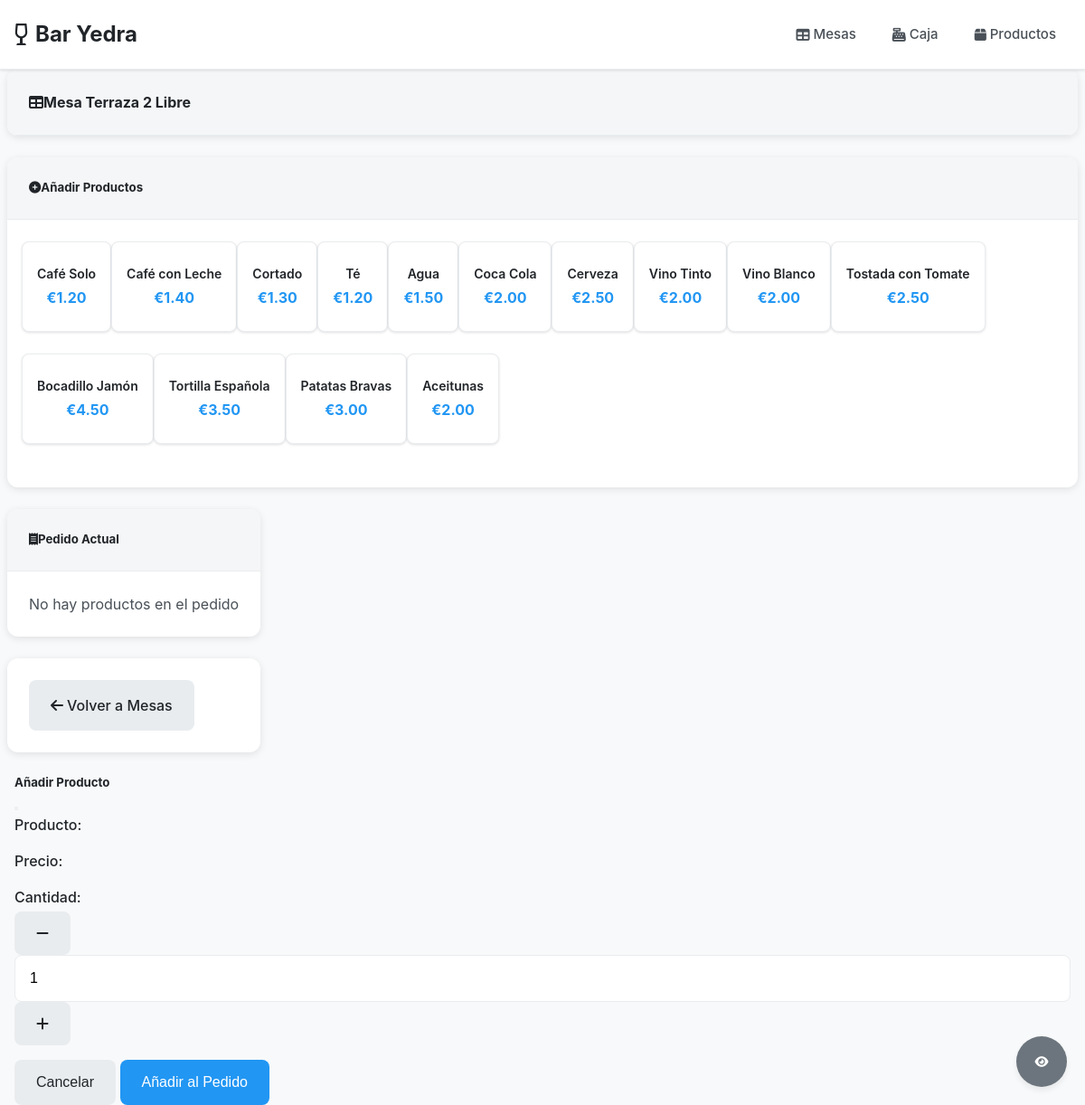
/mesa/2, run on an earlier commit of the app's database.
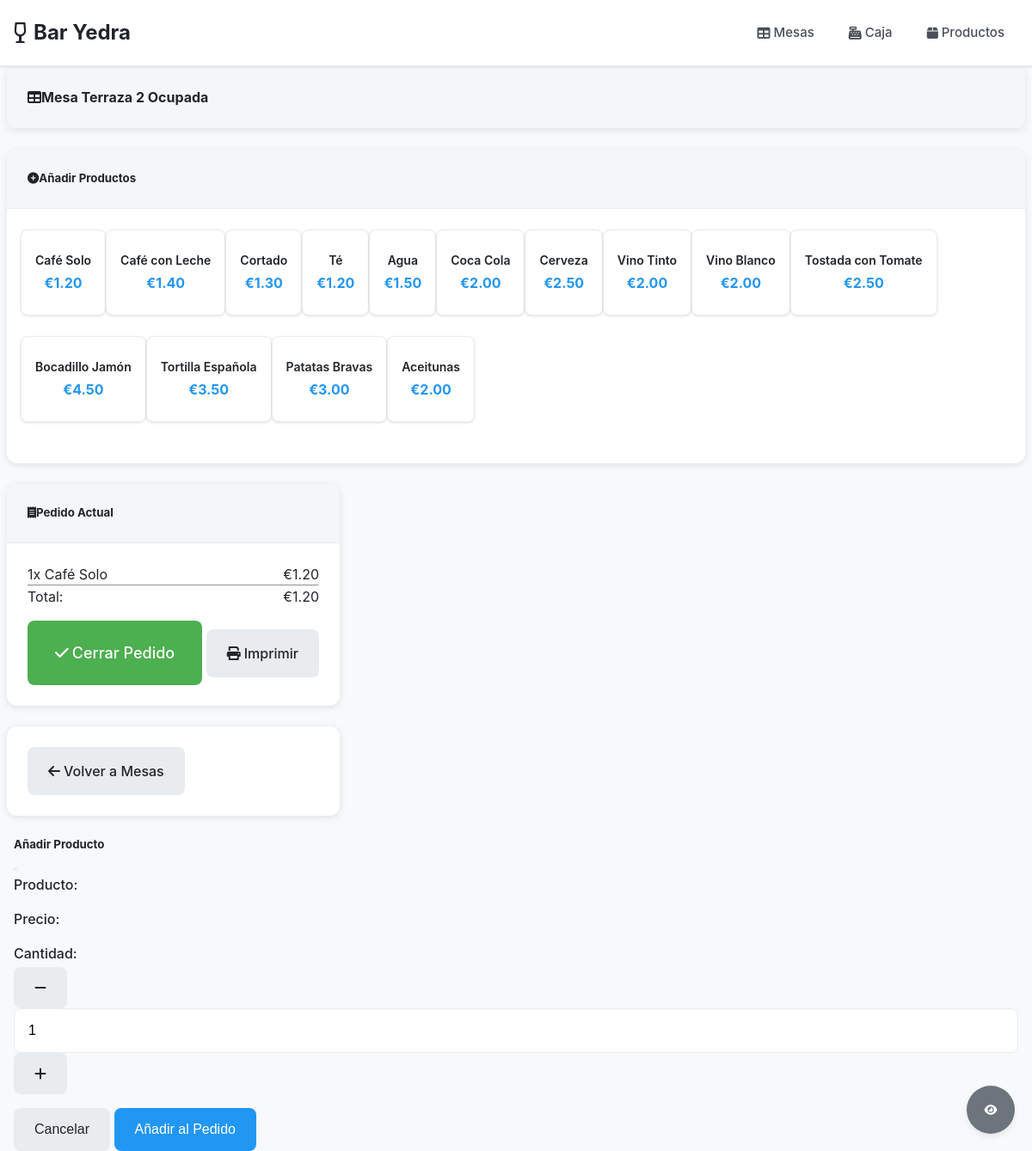
And on a later commit of the database.
### models.py (models this page shows, shortened)
class Mesa(db.Model):
    id = db.Column(db.Integer, primary_key=True)
    numero = db.Column(db.Integer, nullable=False)
    zona = db.Column(db.String(50), nullable=False)  # Terraza, Sala, Barra
    estado = db.Column(db.String(20), default='libre')  # libre, ocupada, pagada
    pedidos = db.relationship('Pedido', backref='mesa', lazy=True)

class Producto(db.Model):
    id = db.Column(db.Integer, primary_key=True)
    nombre = db.Column(db.String(100), nullable=False)
    precio = db.Column(db.Numeric(10, 2), nullable=False)
    activo = db.Column(db.Boolean, default=True)

class Pedido(db.Model):
    id = db.Column(db.Integer, primary_key=True)
    mesa_id = db.Column(db.Integer, db.ForeignKey('mesa.id'), nullable=False)
    productos = db.Column(db.Text)  # JSON string with products and quantities
    total = db.Column(db.Numeric(10, 2), default=0.00)
    fecha_creacion = db.Column(db.DateTime, default=datetime.utcnow)
    fecha_pago = db.Column(db.DateTime)
    forma_pago = db.Column(db.String(20))  # efectivo, tarjeta
    estado = db.Column(db.String(20), default='abierto')  # abierto, cerrado, pagado
    tickets = db.relationship('Ticket', backref='pedido', lazy=True)

### app.py (the view)
@app.route('/mesa/<int:mesa_id>')
def table_detail(mesa_id):
    mesa = Mesa.query.get_or_404(mesa_id)
    productos = Producto.query.all()
    pedido_actual = Pedido.query.filter_by(mesa_id=mesa_id, estado='abierto').first()
    return render_template('table_detail.html',
                         mesa=mesa,
                         productos=productos,
                         pedido_actual=pedido_actual)

### app.py (called while the page is built)
@app.template_filter('from_json')
def from_json_filter(value):
    if value:
        try:
            return json.loads(value)
        except (json.JSONDecodeError, TypeError):
            return []
    return []

### templates/table_detail.html (shortened to what this page needs)
{% extends "layout.html" %}
{% block content %}
<div class="row">
    <div class="col-md-8">
        <div class="card mb-4">
            <div class="card-header bg-primary text-white">
                <h4 class="mb-0">
                    <i class="fas fa-table me-2"></i>Mesa {{ mesa.zona }} {{ mesa.numero }}
                    <span class="badge bg-{{ 'success' if mesa.estado == 'libre' else 'warning' if mesa.estado == 'ocupada' else 'info' }} ms-2">
                        {{ mesa.estado|title }}
                    </span>
                </h4>
            </div>
        </div>
        <div class="card">
            <div class="card-header">
                <h5 class="mb-0">
                    <i class="fas fa-plus-circle me-2"></i>Añadir Productos
                </h5>
            </div>
            <div class="card-body">
                <div class="row">
                    {% for producto in productos %}
                    <div class="col-lg-3 col-md-4 col-sm-6 mb-3">
                        <div class="product-card" onclick="addProduct({{ mesa.id }}, {{ producto.id }}, '{{ producto.nombre }}', {{ producto.precio }})">
                            <div class="product-name">{{ producto.nombre }}</div>
                            <div class="product-price">{{ "€%.2f"|format(producto.precio) }}</div>
                        </div>
                    </div>
                    {% endfor %}
                </div>
            </div>
        </div>
    </div>
    <div class="col-md-4">
        <div class="card">
            <div class="card-header bg-secondary text-white">
                <h5 class="mb-0">
                    <i class="fas fa-receipt me-2"></i>Pedido Actual
                </h5>
            </div>
            <div class="card-body">
                {% if pedido_actual and pedido_actual.productos %}
                    {% set productos_list = pedido_actual.productos|from_json %}
                    <div class="order-items">
                        {% for item in productos_list %}
                        <div class="order-item">
                            <div class="d-flex justify-content-between">
                                <span>{{ item.cantidad }}x {{ item.nombre }}</span>
                                <span class="fw-bold">{{ "€%.2f"|format(item.subtotal) }}</span>
                            </div>
                        </div>
                        {% endfor %}
                    </div>
                    <hr>
                    <div class="d-flex justify-content-between fs-5 fw-bold">
                        <span>Total:</span>
                        <span>{{ "€%.2f"|format(pedido_actual.total) }}</span>
                    </div>
                    <div class="mt-3 d-grid gap-2">
                        <a href="{{ url_for('close_order', mesa_id=mesa.id) }}"
                           class="btn btn-success btn-lg">
                            <i class="fas fa-check me-2"></i>Cerrar Pedido
                        </a>
                        <a href="{{ url_for('print_receipt', pedido_id=pedido_actual.id) }}"
                           class="btn btn-outline-primary" target="_blank">
                            <i class="fas fa-print me-2"></i>Imprimir
                        </a>
                    </div>
                {% else %}
                    <p class="text-muted">No hay productos en el pedido</p>
                {% endif %}
            </div>
        </div>
        <div class="card mt-3">
            <div class="card-body">
                <a href="{{ url_for('index') }}" class="btn btn-outline-secondary w-100">
                    <i class="fas fa-arrow-left me-2"></i>Volver a Mesas
                </a>
            </div>
        </div>
    </div>
</div>
<div class="modal fade" id="addProductModal" tabindex="-1">
    <div class="modal-dialog">
        <div class="modal-content">
            <div class="modal-header">
                <h5 class="modal-title">Añadir Producto</h5>
                <button type="button" class="btn-close" data-bs-dismiss="modal"></button>
            </div>
            <form method="POST" action="{{ url_for('add_to_order') }}">
                <div class="modal-body">
                    <div class="mb-3">
                        <label class="form-label">Producto:</label>
                    </div>
                    <div class="mb-3">
                        <label class="form-label">Precio:</label>
                    </div>
                    <div class="mb-3">
                        <label for="cantidad" class="form-label">Cantidad:</label>
                        <input type="number" class="form-control" name="cantidad" id="cantidad"
                               value="1" min="1" max="50">
                    </div>
                </div>
                <div class="modal-footer">
                    <button type="button" class="btn btn-secondary" data-bs-dismiss="modal">Cancelar</button>
                    <button type="submit" class="btn btn-primary">Añadir al Pedido</button>
                </div>
            </form>
        </div>
    </div>
</div>
{% endblock %}

### templates/layout.html (shortened to what this page needs)
<!DOCTYPE html>
<html lang="es">
<head>
    <link href="https://cdnjs.cloudflare.com/ajax/libs/font-awesome/6.0.0/css/all.min.css" rel="stylesheet">
    <link href="{{ url_for('static', filename='css/style.css') }}" rel="stylesheet">
</head>
<body>
    <nav class="navbar">
        <div class="container-fluid">
            <div class="navbar-content">
                <a class="navbar-brand" href="{{ url_for('index') }}">
                    <i class="fas fa-wine-glass-alt"></i>Bar Yedra
                </a>
                <ul class="navbar-nav">
                    <li><a class="nav-link" href="{{ url_for('index') }}">
                        <i class="fas fa-table"></i>Mesas
                    </a></li>
                    <li><a class="nav-link" href="{{ url_for('cash_register') }}">
                        <i class="fas fa-cash-register"></i>Caja
                    </a></li>
                    <li><a class="nav-link" href="{{ url_for('products') }}">
                        <i class="fas fa-box"></i>Productos
                    </a></li>
                </ul>
            </div>
        </div>
    </nav>
    <main class="container-fluid">
        {% block content %}{% endblock %}
    </main>
    <button class="privacy-toggle" onclick="togglePrivacy()" title="Ocultar/Mostrar cifras">
        <i class="fas fa-eye" id="privacy-icon"></i>
    </button>
</body>
</html>

### static/css/style.css (style rules this page uses)
* { margin: 0; padding: 0; box-sizing: border-box; }
:root { --color-bg: #f8f9fa; --color-white: #ffffff; --color-gray-light: #f5f6f7; --color-gray-medium: #e9ecef; --color-gray-dark: #6c757d; --color-text: #212529; --color-text-light: #495057; --color-libre: #4CAF50; --color-ocupada: #FFC107; --color-pagada: #2196F3; --color-danger: #f44336; --shadow-light: 0 1px 3px rgba(0, 0, 0, 0.12); --shadow-medium: 0 4px 6px rgba(0, 0, 0, 0.07); --shadow-card: 0 2px 8px rgba(0, 0, 0, 0.1); --border-radius: 8px; --border-radius-large: 12px; --spacing-xs: 4px; --spacing-sm: 8px; --spacing-md: 16px; --spacing-lg: 24px; --spacing-xl: 32px; }
body { font-family: -apple-system, BlinkMacSystemFont, 'Segoe UI', 'Roboto', 'Oxygen', 'Ubuntu', 'Cantarell', sans-serif; font-size: 16px; line-height: 1.5; color: var(--color-text); background-color: var(--color-bg); -webkit-font-smoothing: antialiased; -moz-osx-font-smoothing: grayscale; }
.container-fluid { width: 100%; padding: 0 var(--spacing-md); }
.navbar { background-color: var(--color-white); border-bottom: 1px solid var(--color-gray-medium); padding: var(--spacing-md) 0; box-shadow: var(--shadow-light); position: sticky; top: 0; z-index: 1000; }
.navbar-content { display: flex; justify-content: space-between; align-items: center; }
.navbar-brand { font-size: 24px; font-weight: 700; color: var(--color-text); text-decoration: none; display: flex; align-items: center; gap: var(--spacing-sm); }
.navbar-nav { display: flex; list-style: none; gap: var(--spacing-sm); margin: 0; }
.nav-link { display: flex; align-items: center; gap: var(--spacing-xs); padding: var(--spacing-sm) var(--spacing-md); border-radius: var(--border-radius); text-decoration: none; color: var(--color-text-light); font-weight: 500; font-size: 15px; transition: all 0.2s ease; min-height: 44px; min-width: 44px; }
.btn { display: inline-flex; align-items: center; justify-content: center; gap: var(--spacing-xs); padding: var(--spacing-md) var(--spacing-lg); border: none; border-radius: var(--border-radius); font-size: 16px; font-weight: 500; text-decoration: none; cursor: pointer; transition: all 0.2s ease; min-height: 48px; min-width: 48px; background-color: var(--color-gray-medium); color: var(--color-text); }
.btn-primary { background-color: var(--color-pagada); color: var(--color-white); }
.btn-success { background-color: var(--color-libre); color: var(--color-white); }
.btn-lg { padding: var(--spacing-lg) var(--spacing-xl); font-size: 18px; min-height: 56px; }
.card { background-color: var(--color-white); border-radius: var(--border-radius-large); box-shadow: var(--shadow-card); overflow: hidden; margin-bottom: var(--spacing-lg); }
.card-header { padding: var(--spacing-lg); border-bottom: 1px solid var(--color-gray-medium); background-color: var(--color-gray-light); }
.card-body { padding: var(--spacing-lg); }
.row { display: flex; flex-wrap: wrap; margin: 0 calc(-1 * var(--spacing-sm)); }
.product-card { background-color: var(--color-white); border-radius: var(--border-radius); padding: var(--spacing-md); text-align: center; cursor: pointer; transition: all 0.2s ease; box-shadow: var(--shadow-light); margin-bottom: var(--spacing-sm); min-height: 100px; display: flex; flex-direction: column; justify-content: center; border: 1px solid var(--color-gray-medium); }
.product-name { font-weight: 600; margin-bottom: var(--spacing-xs); font-size: 14px; color: var(--color-text); }
.product-price { font-size: 16px; font-weight: 700; color: var(--color-pagada); }
.form-control { display: block; width: 100%; padding: var(--spacing-md); font-size: 16px; border: 1px solid var(--color-gray-medium); border-radius: var(--border-radius); background-color: var(--color-white); transition: border-color 0.2s ease; min-height: 48px; }
.form-label { display: block; margin-bottom: var(--spacing-xs); font-weight: 500; color: var(--color-text); }
.mb-0 { margin-bottom: 0; }
.mb-3 { margin-bottom: var(--spacing-md); }
.mb-4 { margin-bottom: var(--spacing-lg); }
.mt-3 { margin-top: var(--spacing-md); }
.d-flex { display: flex; }
.justify-content-between { justify-content: space-between; }
.gap-2 { gap: var(--spacing-sm); }
.privacy-toggle { position: fixed; bottom: 20px; right: 20px; z-index: 1000; background-color: var(--color-gray-dark); color: var(--color-white); border: none; border-radius: 50%; width: 56px; height: 56px; box-shadow: var(--shadow-medium); cursor: pointer; transition: all 0.2s ease; }

What changed in the data, as far as the page shows it:
changed Mesa "Terraza": estado "Libre" → "Ocupada"
now on one of the page's lists (row unchanged): Producto: nombre "Café Solo"
added Pedido: total "€1.20"
Also different on the page:
text no longer shown: "No hay productos en el pedido"
text now shown: "Total: Cerrar Pedido Imprimir"
